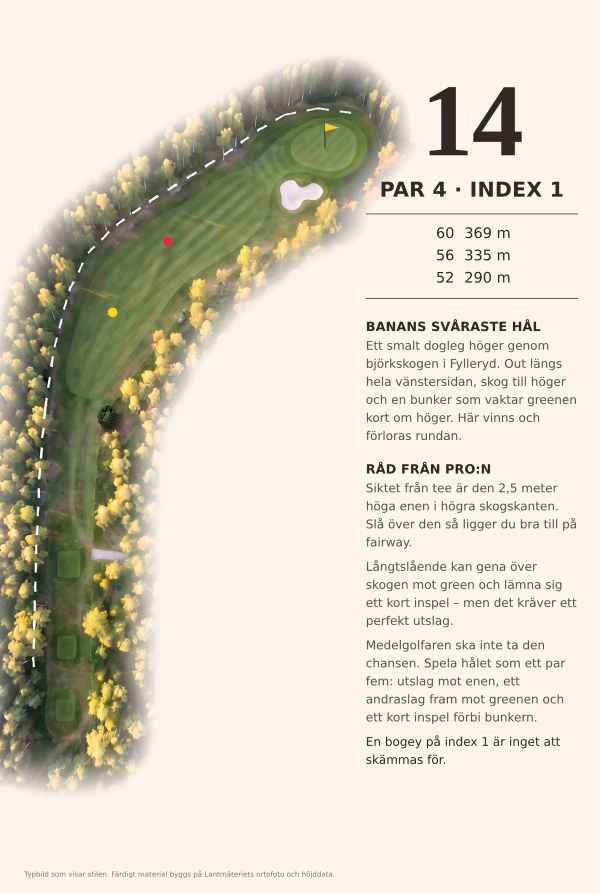
#> input picture drive-tmp/02_stil1_foto_host.jpg, 1200 x 1788 px (shown at 1/2 size)
$ python fiktiv_bana.py ../../drive-tmp/02_stil1_foto_host.jpg
#> lines starting #> are read from the running program, lines starting #| are printed output that depends on the picture; after the words box and inside, x2 and y2 are one past the last pixel; in counts of white or black regions, pixels touching at a corner belong together
"""Gör banrundans underlag av en PÅHITTAD bana (startsidan på tacada.se).

Eric 2026-11-05: TACADA-sidan ska inte visa Glasriket, hålen får vara påhittade.
Banbilden är målad av AI (ingen riktig klubb), så terrängen räknas fram ur bilden:
  - skog (grov, ojämn yta) höjs till trädhöjd 13-24 m, ljusa kronor högst,
  - vatten (blågrått, slätt) blir plant och lite nedsänkt,
  - spelytor och klubbhus ligger på mjukt böljande mark,
  - papperskanten (gräddvit) ligger platt.
Ingen riktig klubbs hålfil använder detta; regeln om verklig geometri gäller riktiga klubbar.

Kör:  python hemsida/verktyg/fiktiv_bana.py <banbild.png>
Skriver hemsida/public/img/banrunda/{karta.webp, karta-reserv.webp, terrang.json}.
"""
import base64
import json
import sys
from pathlib import Path

import numpy as np
from PIL import Image
from scipy import ndimage

UT = Path(__file__).resolve().parents[1] / "public" / "img" / "banrunda"
BREDD_M = 1016.0      # banbildens bredd i meter (påhittad skala, ungefär en riktig 18-hålsbana)
STEG = 2.0            # rutnät i meter


def main(kalla):
#> called with kalla = '../../drive-tmp/02_stil1_foto_host.jpg'
    im = Image.open(kalla).convert("RGB")
#> im is the input picture: PIL image 1200x1788 RGB; mean R, G, B 216.5, 211, 196.5
    W, H = im.size
#> W = 1200; H = 1788
    hojd_m = BREDD_M * H / W
#> hojd_m = 1513.8
    nx, ny = int(BREDD_M / STEG), int(hojd_m / STEG)
#> nx = 508; ny = 756

    # Texturen till webben: 2048 bred, och en mindre reservbild utan 3D.
    k = im.resize((2048, round(2048 * H / W)), Image.LANCZOS)
    k.save(UT / "karta.webp", quality=84, method=6)
    r = im.resize((1100, round(1100 * H / W)), Image.LANCZOS)
    r.save(UT / "karta-reserv.webp", quality=80, method=6)

    # Analys på 1 m-nivå, sedan ner till 2 m-rutnätet.
    a = np.asarray(im.resize((nx * 2, ny * 2), Image.LANCZOS), dtype=np.float32) / 255
    R, G, B = a[..., 0], a[..., 1], a[..., 2]
    lum = .3 * R + .59 * G + .11 * B
    mx, mn = a.max(-1), a.min(-1)
    sat = (mx - mn) / (mx + 1e-4)
    lokal = np.sqrt(np.maximum(ndimage.uniform_filter(lum ** 2, 9) - ndimage.uniform_filter(lum, 9) ** 2, 0))

    papper = (lum > .9) & (sat < .12)
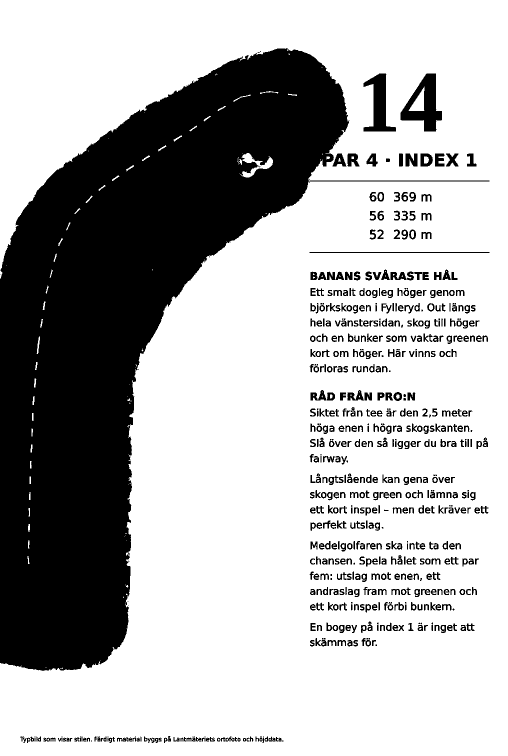
#> papper: shape (1512, 1016) bool (shown at 1/2 size); 70% white; 656 black regions (94 under 20 px), largest, box (x1, y1, x2, y2) and area: (0, 96, 979, 1342) 400783, (801, 147, 884, 263) 4614, (727, 147, 792, 263) 3448
    jamn = ndimage.uniform_filter(lokal, 5)
    vatten = (jamn < .014) & (np.abs(G - B) < .07) & (R < G + .03) & (lum < .72) & ~papper
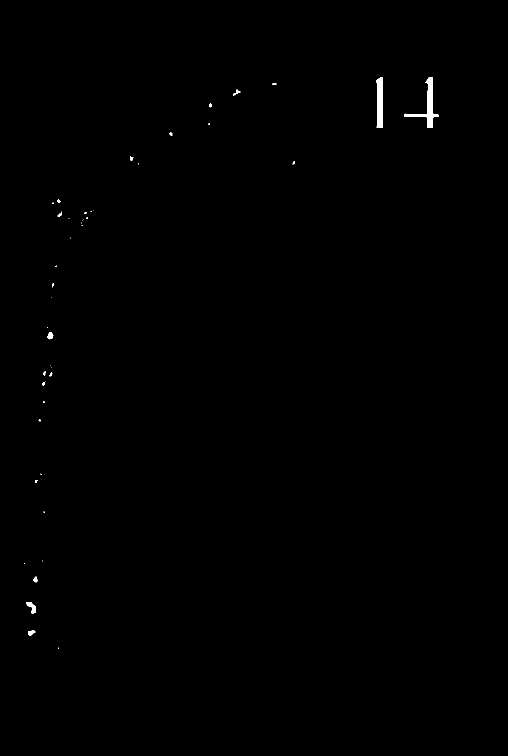
#> vatten: shape (1512, 1016) bool (shown at 1/2 size); 0.24% white; 46 white regions (29 under 20 px), largest, box (x1, y1, x2, y2) and area: (808, 154, 877, 256) 1430, (752, 154, 766, 256) 1211, (52, 1204, 71, 1227) 214
    vatten = ndimage.binary_opening(vatten, iterations=2)
#> vatten: shape (1512, 1016) bool; 0.21% white; 14 white regions (2 under 20 px), largest, box (x1, y1, x2, y2) and area: (808, 154, 877, 256) 1413, (752, 154, 766, 256) 1202, (53, 1205, 71, 1227) 197
    vatten = ndimage.binary_closing(vatten, iterations=3)
#> vatten: shape (1512, 1016) bool; 0.21% white; 14 white regions (2 under 20 px), largest, box (x1, y1, x2, y2) and area: (808, 154, 877, 256) 1428, (752, 154, 766, 256) 1202, (53, 1205, 71, 1227) 199
    # Bara stora vattenytor (sjön och bäcken), inte skuggor och grus.
    lab, n = ndimage.label(vatten)
#> lab: shape (1512, 1016) int32; 15 distinct labels, from 0 to 14
#> n = 14
    if n:
        st = ndimage.sum(vatten, lab, range(1, n + 1))
#> st = [1202, 1428, 27, 23, 24, 13, 27, 24, 101, 13, 21, 66, 199, 102]
        vatten = np.isin(lab, 1 + np.nonzero(st > 3000)[0])
#> vatten: shape (1512, 1016) bool; every value is 0
    # Spelytor: släta och gröna. Byggt: rött tak eller grått grus. Resten är skog.
    spel = (jamn < .075) & (G - B > .06) & (G >= R - .01) & (lum > .15) & ~vatten & ~papper
#> spel: shape (1512, 1016) bool; 10.5% white; 534 white regions (435 under 20 px), largest, box (x1, y1, x2, y2) and area: (38, 172, 647, 1256) 138072, (44, 490, 114, 585) 2191, (81, 1214, 164, 1311) 1894
    spel = ndimage.binary_opening(spel, iterations=2)
#> spel: shape (1512, 1016) bool; 10% white; 118 white regions (24 under 20 px), largest, box (x1, y1, x2, y2) and area: (64, 172, 647, 1254) 131999, (47, 490, 114, 584) 1871, (193, 311, 271, 362) 1553
    lab, n = ndimage.label(spel)
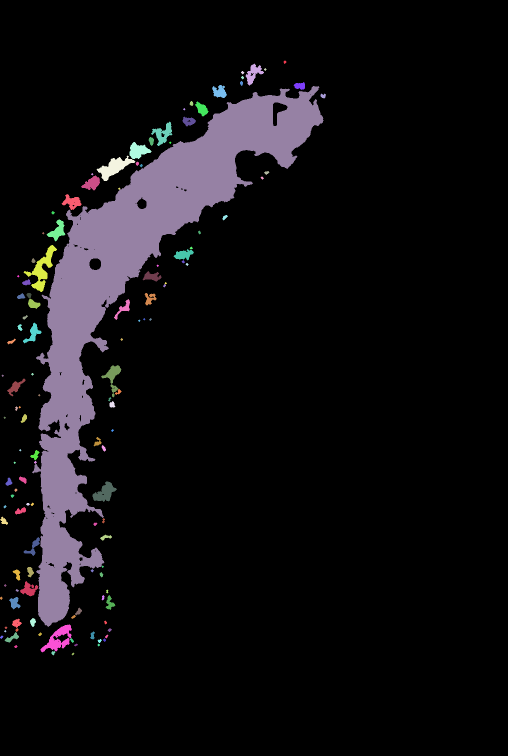
#> lab: shape (1512, 1016) int32 (shown at 1/2 size); 127 distinct labels, from 0 to 126; one colour per label, 0 black
#> n = 126
    if n:
        st = ndimage.sum(spel, lab, range(1, n + 1))
#> st = 126 values, max 131952 at index 8, min 13 at index 12, mean 1225.2
        spel = np.isin(lab, 1 + np.nonzero(st > 150)[0])
#> spel: shape (1512, 1016) bool; 9.8% white; 33 white regions, largest, box (x1, y1, x2, y2) and area: (64, 172, 647, 1254) 131952, (47, 490, 114, 584) 1871, (193, 311, 271, 362) 1553
    byggt = ((R > G + .06) | ((sat < .15) & (lum > .45))) & ~papper
#> byggt: shape (1512, 1016) bool; 10.3% white; 3142 white regions (2542 under 20 px), largest, box (x1, y1, x2, y2) and area: (0, 96, 979, 1342) 102079, (161, 726, 236, 890) 3707, (3, 1015, 72, 1136) 2722
    byggt = ndimage.binary_opening(byggt, iterations=2)
#> byggt: shape (1512, 1016) bool; 7.8% white; 127 white regions (13 under 20 px), largest, box (x1, y1, x2, y2) and area: (393, 96, 698, 439) 27596, (226, 412, 535, 858) 21887, (0, 222, 282, 624) 15883
    skog = ~spel & ~vatten & ~papper & ~byggt & (lum < .88)
#> skog: shape (1512, 1016) bool; 12.1% white; 882 white regions (273 under 20 px), largest, box (x1, y1, x2, y2) and area: (0, 136, 644, 1328) 122457, (801, 147, 884, 263) 4554, (727, 147, 792, 263) 3441
    skog = ndimage.binary_opening(skog, iterations=2)
#> skog: shape (1512, 1016) bool; 9% white; 296 white regions (158 under 20 px), largest, box (x1, y1, x2, y2) and area: (0, 406, 244, 1305) 62012, (118, 137, 640, 433) 22650, (158, 562, 304, 779) 7976
    lab, n = ndimage.label(~skog)
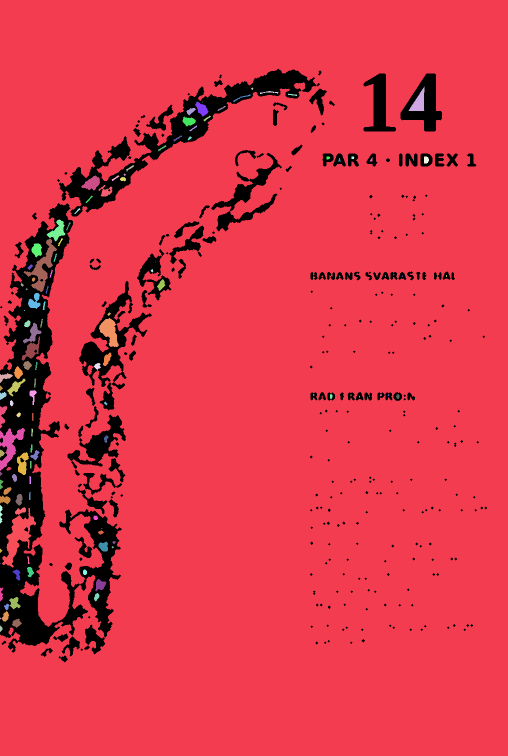
#> lab: shape (1512, 1016) int32 (shown at 1/2 size); 135 distinct labels, from 0 to 134; one colour per label, 0 black
#> n = 134
    if n:
        st = ndimage.sum(~skog, lab, range(1, n + 1))
#> st = 134 values, max 1375364 at index 0, min 1 at index 43, mean 10436.3
        skog |= np.isin(lab, 1 + np.nonzero(st < 60)[0])
#> skog: shape (1512, 1016) bool; 9.1% white; 296 white regions (158 under 20 px), largest, box (x1, y1, x2, y2) and area: (0, 406, 244, 1305) 63121, (118, 137, 640, 433) 23156, (158, 562, 304, 779) 8003
    lab, n = ndimage.label(skog)
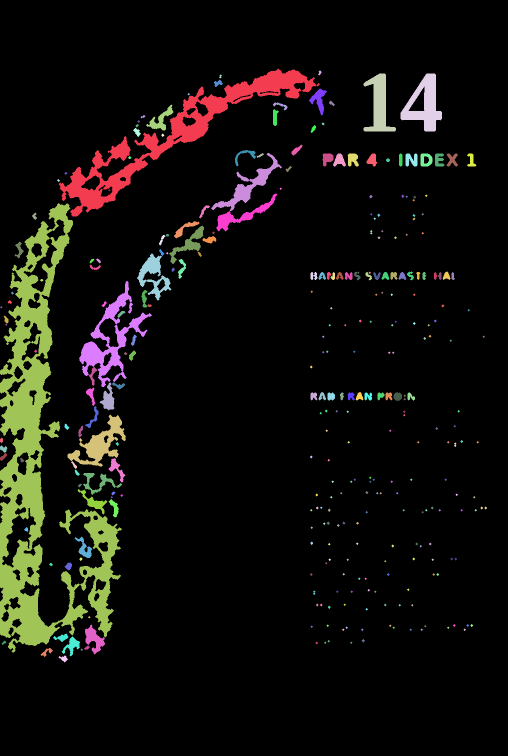
#> lab: shape (1512, 1016) int32 (shown at 1/2 size); 305 distinct labels, from 0 to 304; one colour per label, 0 black
#> n = 304
    if n:
        st = ndimage.sum(skog, lab, range(1, n + 1))
#> st = 304 values, max 63121 at index 47, min 13 at index 7, mean 459.6
        skog = np.isin(lab, 1 + np.nonzero(st >= 300)[0])
#> skog: shape (1512, 1016) bool; 8.2% white; 30 white regions, largest, box (x1, y1, x2, y2) and area: (0, 406, 244, 1305) 63121, (118, 137, 640, 433) 23156, (158, 562, 304, 774) 7501

    # Trädkronor: ljusa toppar högre, mörka luckor lägre, mjuka kanter mot fairway.
    krona = ndimage.gaussian_filter(lum, 1.2)
    krona = (krona - krona[skog].min()) / (np.ptp(krona[skog]) + 1e-4) if skog.any() else krona
    # Mjuka kanter: annars sträcks bilden ut på branta väggar när kameran går lågt.
    kant = ndimage.gaussian_filter(skog.astype(np.float32), 4)
    trad = kant * (9 + 7 * ndimage.gaussian_filter(np.clip(krona, 0, 1), 2))

    # Mjukt böljande mark (påhittad), lägre mot sjön.
    rng = np.random.default_rng(7)
    mark = ndimage.gaussian_filter(rng.standard_normal(lum.shape), 60) * 900
    mark += ndimage.gaussian_filter(rng.standard_normal(lum.shape), 18) * 60
    vat_avst = ndimage.distance_transform_edt(~vatten)
    mark -= 4 * np.exp(-vat_avst / 40)
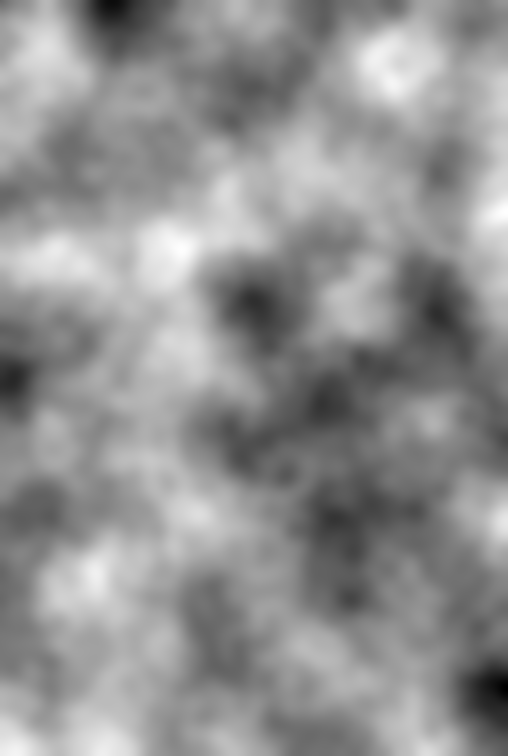
#> mark: shape (1512, 1016) float64 (shown at 1/2 size); min -15.91, max 11.48, mean -0.249; drawn with min black and max white
    ytniva = np.percentile(mark[vatten], 20) if vatten.any() else mark.min()
#> ytniva = -15.91
    mark = np.where(vatten, ytniva - .4, mark)
    mark = ndimage.gaussian_filter(mark, 1.5)
    pap = ndimage.gaussian_filter(papper.astype(np.float32), 6)
    hojd = (mark - mark.min()) * (1 - pap) + trad * (1 - pap)

    hojd = hojd.reshape(ny, 2, nx, 2).mean((1, 3))
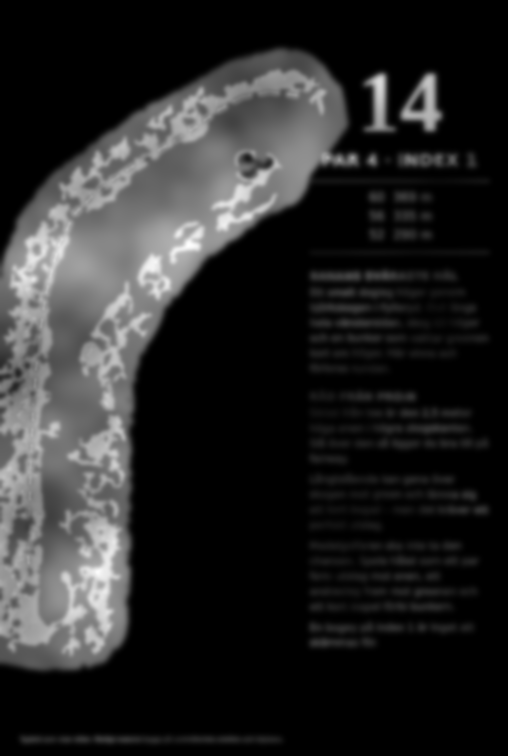
#> hojd: shape (756, 508) float64; min 0, max 38.79, mean 5.9; drawn with min black and max white
    hz = np.clip(np.round(hojd * 100), 0, 65535).astype("<u2")
    T = {"nx": nx, "ny": ny, "steg": STEG, "bas": 0.0, "E0": 0.0, "N0": round(ny * STEG, 3),
         "B": round(nx * STEG, 3), "H": round(ny * STEG, 3),
         "data": base64.b64encode(hz.tobytes()).decode()}
    (UT / "terrang.json").write_text(json.dumps(T, separators=(",", ":")))
    print(f"{nx}x{ny} rutor, höjd {hojd.min():.1f}-{hojd.max():.1f} m, skog {skog.mean():.0%}, vatten {vatten.mean():.0%}")
#| 508x756 rutor, höjd 0.0-38.8 m, skog 8%, vatten 0%
    return skog, vatten, papper


if __name__ == "__main__":
    main(sys.argv[1])
